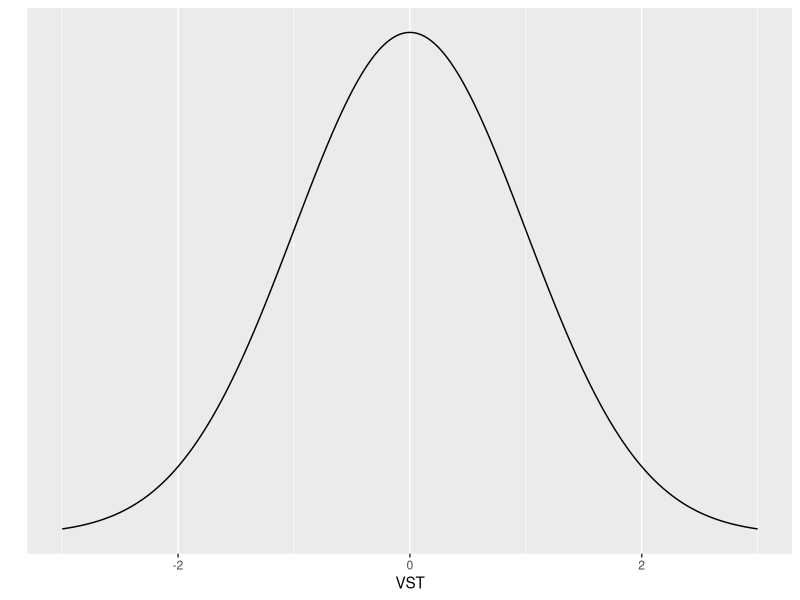
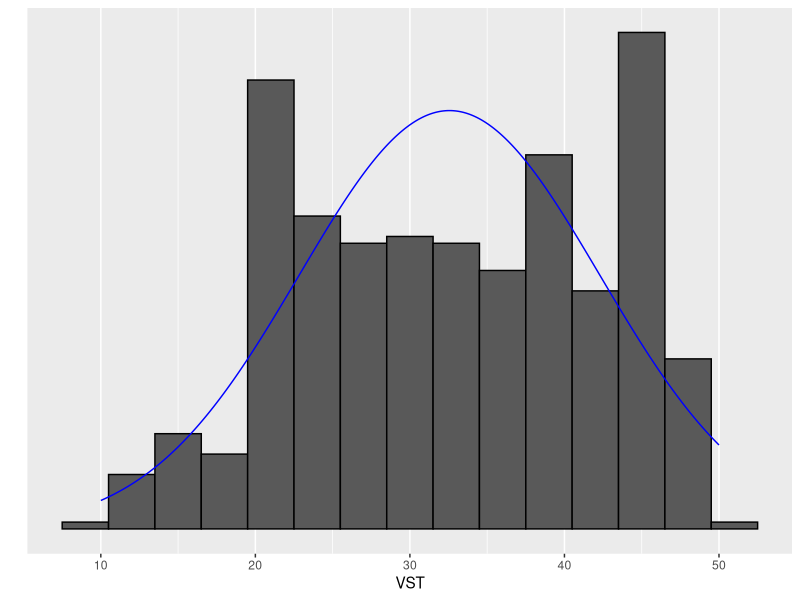
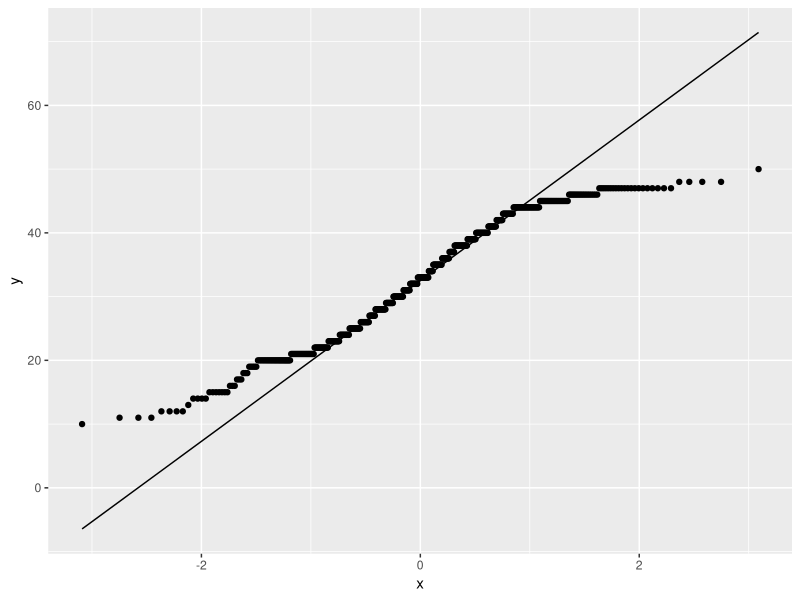
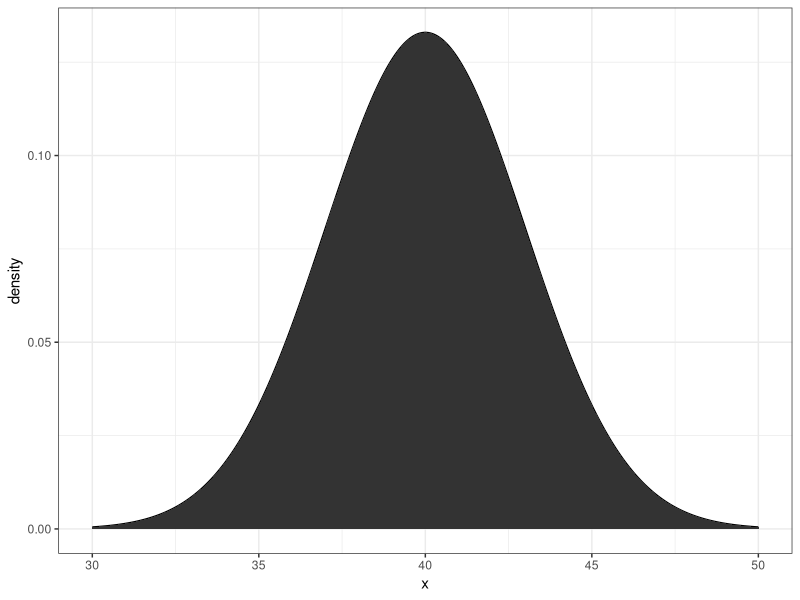
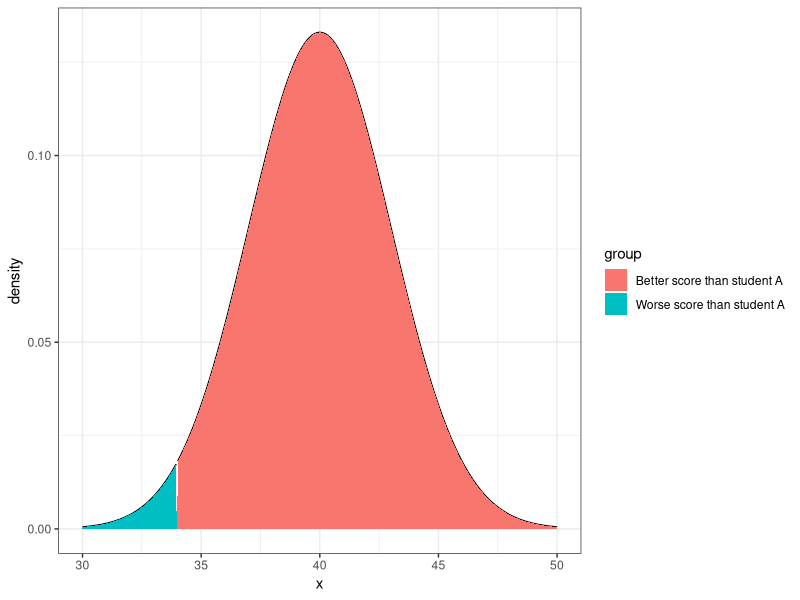
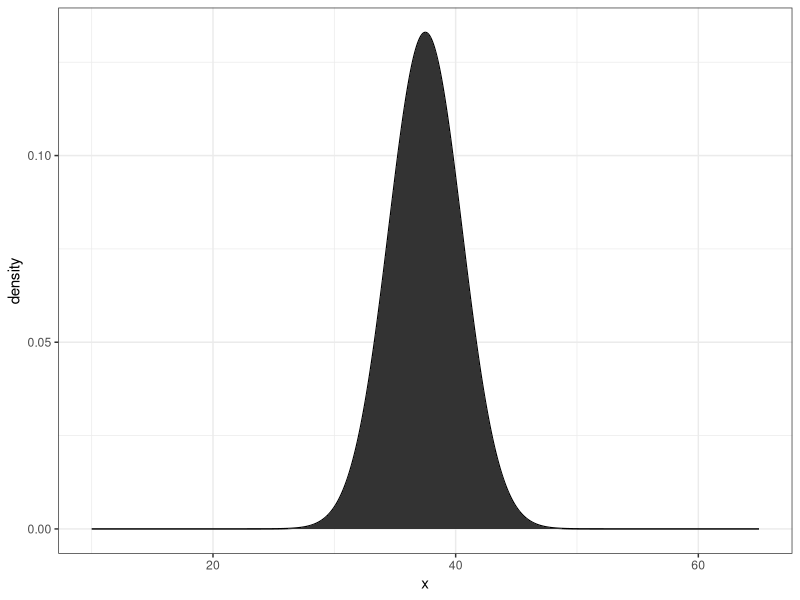
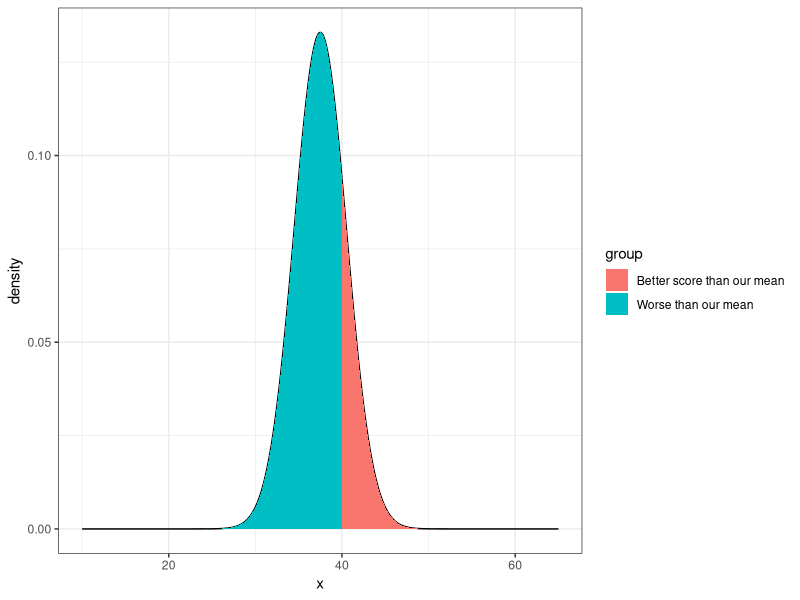
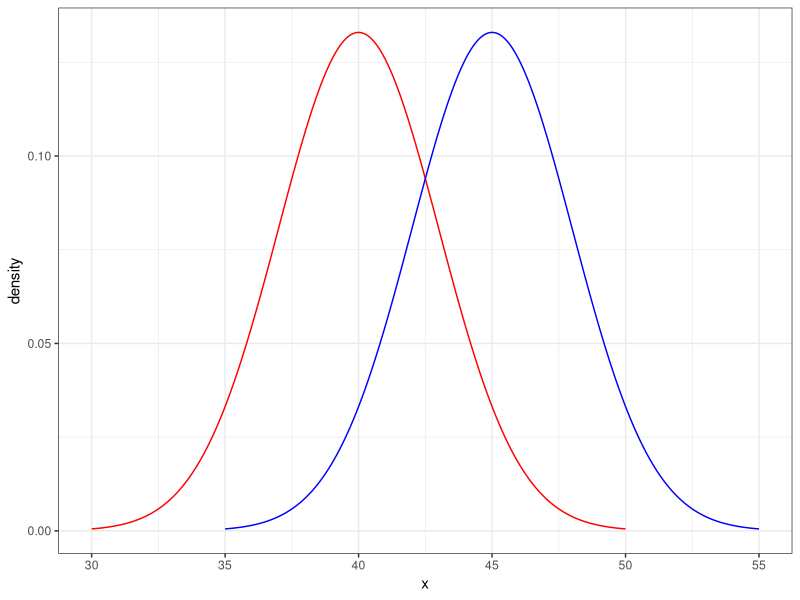

Write the R code that produced these figures, in order.
## ---- chunk 1
knitr::opts_chunk$set(echo = TRUE)
## ---- chunk 2
fundata <- read.csv("data/ICNALE_500_simple.csv", header = TRUE)
mean(fundata$VST) #mean VST score
median(fundata$VST) #median VST score
mode(fundata$VST) #mode 
var(fundata$VST) #variance in VST scores - by default this is the sample variance
sd(fundata$VST) #standard deviation of VST scores - be default this is the sample standard deviation
## ---- chunk 3
library(ggplot2)
ggplot(data = data.frame(x = c(-3, 3)), aes(x)) +
  stat_function(fun = dnorm, n = 500, args = list(mean = 0, sd = 1)) + ylab("") + xlab("VST") +
  scale_y_continuous(breaks = NULL)
## ---- chunk 4
ggplot(fundata, aes(x=VST)) + 
  geom_histogram(aes(y=..density..), color = "black", binwidth = 3) +
  stat_function(fun = dnorm, n = 500, args = list(mean = mean(fundata$VST), sd = sd(fundata$VST)), color = "blue") +
  ylab("") +
  xlab("VST") +
  scale_y_continuous(breaks = NULL)
## ---- chunk 5
ggplot(fundata, (aes(sample=VST))) + #note that the sample is the variable we are examinining
  stat_qq() + #this adds the points
  stat_qq_line() #this adds the theoretical line
## ---- chunk 6
shapiro.test(fundata$VST)
## ---- chunk 7
library(dplyr)
library(ggplot2)
distr <- data.frame(x=seq(30, 50, length=300)) %>%
  mutate( density = dnorm(x, mean=40, sd=3))

ggplot(distr, aes(x=x, y=density)) +
  geom_line() +
  geom_area() +
  theme_bw()
## ---- chunk 8
distr <- data.frame(x=seq(30, 50, length=300)) %>%
  mutate(density = dnorm(x, mean=40, sd=3),
          group = ifelse(x<=34, 'Worse score than student A','Better score than student A'))

ggplot(distr, aes(x=x, y=density, fill=group)) +
  geom_line() +
  geom_area() +
  theme_bw()
## ---- chunk 9
pnorm(34, mean = 40, sd = 3)
## ---- chunk 10
distr <- data.frame(x=seq(10, 65, length=10000)) %>%
  mutate( density = dnorm(x, mean=37.5, sd=3))

ggplot(distr, aes(x=x, y=density)) +
  geom_line() +
  geom_area() +
  theme_bw()
## ---- chunk 11
distr <- data.frame(x=seq(10, 65, length=10000)) %>%
  mutate(density = dnorm(x, mean=37.5, sd=3),
  group = ifelse(x<=40, 'Worse than our mean','Better score than our mean'))

ggplot(distr, aes(x=x, y=density, fill=group)) +
  geom_line() +
  geom_area() +
  theme_bw()
## ---- chunk 12
pnorm(40, mean = 37.5, sd = 3)
## ---- chunk 13
qnorm(.95, mean = 37.5, sd = 3)
## ---- chunk 14
distr <- data.frame(x=seq(30, 50, length=300)) %>%
  mutate( density = dnorm(x, mean=40, sd=3))

distr2 <- data.frame(x=seq(35, 55, length=300)) %>%
  mutate( density = dnorm(x, mean=45, sd=3))

ggplot(distr, aes(x=x, y=density)) +
  geom_line(color = "red") +
  #geom_area() +
  geom_line(distr2, mapping = aes(x=x, y=density), color = "blue") +

  theme_bw()
  
